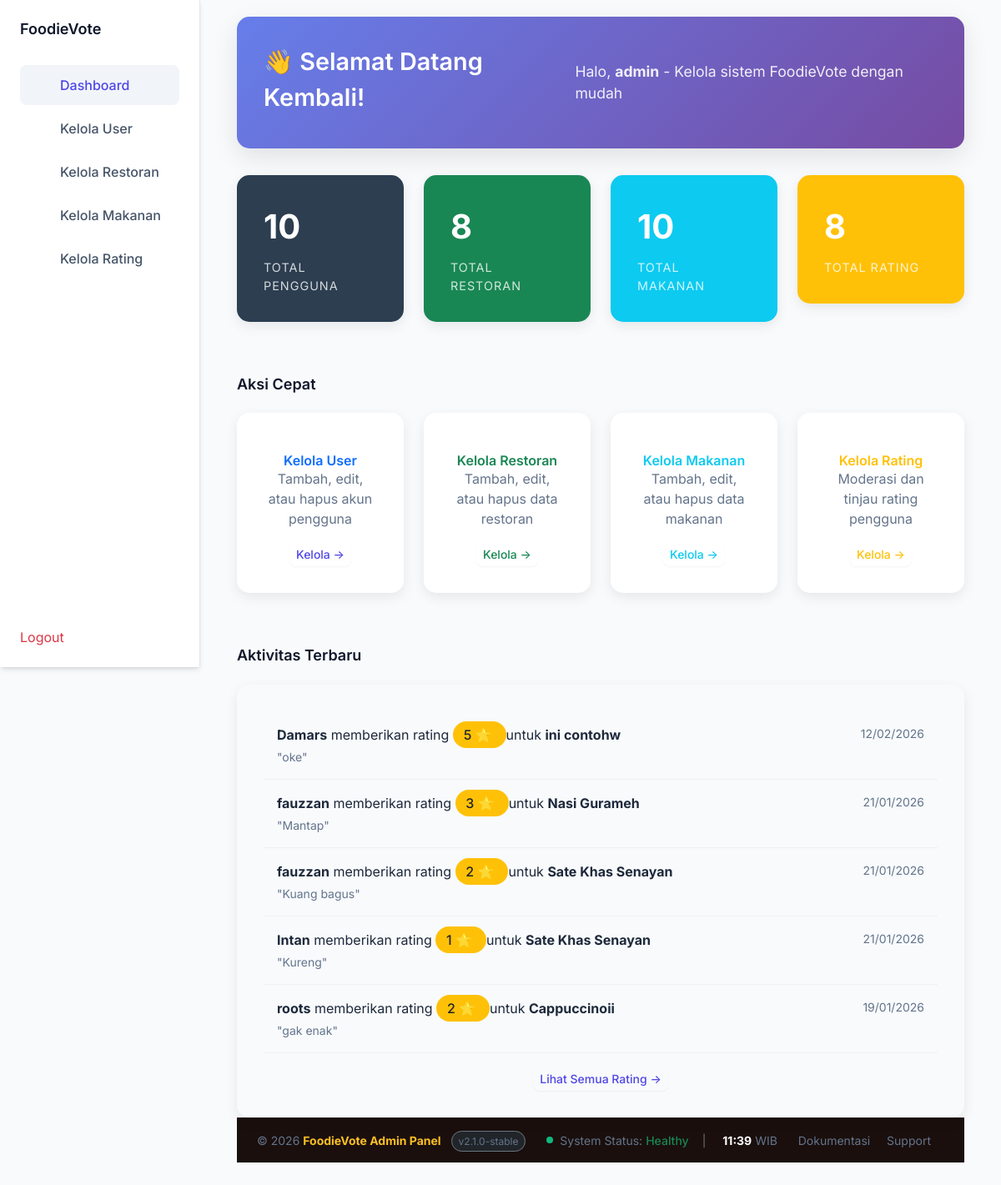
Page /Sasino/foodievote/ (signed in) on the committed database.
### tables this page shows
CREATE TABLE `users` (
  `id` int NOT NULL,
  `username` varchar(50) NOT NULL,
  `email` varchar(100) NOT NULL,
  `password` varchar(255) NOT NULL,
  `role` enum('user','admin') DEFAULT 'user',
  `created_at` timestamp NULL DEFAULT CURRENT_TIMESTAMP
);

CREATE TABLE `ratings` (
  `id` int NOT NULL,
  `user_id` int NOT NULL,
  `restaurant_id` int DEFAULT NULL,
  `food_id` int DEFAULT NULL,
  `rating` int NOT NULL,
  `review` text,
  `created_at` timestamp NULL DEFAULT CURRENT_TIMESTAMP
);

CREATE TABLE `foods` (
  `id` int NOT NULL,
  `name` varchar(255) NOT NULL,
  `description` text NOT NULL,
  `price` decimal(10,2) NOT NULL,
  `restaurant_id` int NOT NULL,
  `image_url` varchar(500) DEFAULT NULL,
  `created_at` timestamp NULL DEFAULT CURRENT_TIMESTAMP
);

### config/database.php (called while the page is built, shortened)
<?php
function getConnection() {
    try {
        $pdo = new PDO("mysql:host=" . DB_HOST . ";dbname=" . DB_NAME, DB_USER, DB_PASS);
        $pdo->setAttribute(PDO::ATTR_ERRMODE, PDO::ERRMODE_EXCEPTION);
        return $pdo;
    } catch(PDOException $e) {
        die("Koneksi gagal: " . $e->getMessage());
    }
}

### core/session.php (called while the page is built, shortened)
<?php
function getSession($key) {
    return isset($_SESSION[$key]) ? $_SESSION[$key] : null;
}

### modules/users/user.model.php (called while the page is built, shortened)
<?php
require_once __DIR__.'/../../config/database.php';
class UserModel
{
    private $conn;
    public function __construct()
    {
        $this->conn = getConnection();
    }
    private function validateId($id)
    {
        return (int) $id;
    }
    public function getAllUsers()
    {
        try {
            $sql = 'SELECT id, username, email, role, created_at FROM users ORDER BY created_at DESC';
            $stmt = $this->conn->prepare($sql);
            $stmt->execute();
            return $stmt->fetchAll(PDO::FETCH_ASSOC);
        } catch (PDOException $e) {
            error_log('Error in getAllUsers: '.$e->getMessage());
            return false;
        }
    }
    public function getUserById($id)
    {
        try {
            $id = $this->validateId($id);
            $sql = 'SELECT id, username, email, password, role, created_at FROM users WHERE id = :id';
            $stmt = $this->conn->prepare($sql);
            $stmt->bindParam(':id', $id, PDO::PARAM_INT);
            $stmt->execute();
            return $stmt->fetch(PDO::FETCH_ASSOC);
        } catch (Exception $e) {
            error_log('Error in getUserById: '.$e->getMessage());
            return false;
        }
    }
}

### modules/restaurants/restaurant.model.php (called while the page is built, shortened)
<?php
require_once __DIR__ . '/../../config/database.php';
class RestaurantModel {
    private $conn;
    public function __construct() {
        $this->conn = getConnection();
    }
    public function getAllRestaurants() {
        try {
            $sql = "SELECT r.id, r.name, r.description, r.address, r.phone, r.operating_hours, r.image_url,
                    AVG(rt.rating) as avg_rating, COUNT(rt.id) as total_ratings
                    FROM restaurants r
                    LEFT JOIN ratings rt ON r.id = rt.restaurant_id
                    GROUP BY r.id
                    ORDER BY avg_rating DESC, r.name ASC";
            $stmt = $this->conn->prepare($sql);
            $stmt->execute();
            return $stmt->fetchAll(PDO::FETCH_ASSOC);
        } catch (PDOException $e) {
            error_log("Error in getAllRestaurants: " . $e->getMessage());
            return [];
        }
    }
}

### modules/foods/food.model.php (called while the page is built, shortened)
<?php
require_once __DIR__ . '/../../config/database.php';
class FoodModel {
    private $conn;
    public function __construct() {
        $this->conn = getConnection();
    }
    public function getAllFoods() {
        try {
            $sql = "SELECT f.id, f.name, f.description, f.price, f.image_url, f.restaurant_id,
                    r.name as restaurant_name,
                    AVG(rt.rating) as avg_rating, COUNT(rt.id) as total_ratings
                    FROM foods f
                    JOIN restaurants r ON f.restaurant_id = r.id
                    LEFT JOIN ratings rt ON f.id = rt.food_id
                    GROUP BY f.id
                    ORDER BY avg_rating DESC, f.name ASC";
            $stmt = $this->conn->prepare($sql);
            $stmt->execute();
            return $stmt->fetchAll(PDO::FETCH_ASSOC);
        } catch (PDOException $e) {
            error_log("Error in getAllFoods: " . $e->getMessage());
            return [];
        }
    }
}

### modules/ratings/rating.model.php (called while the page is built, shortened)
<?php
require_once __DIR__ . '/../../config/database.php';
class RatingModel {
    private $conn;
    public function __construct() {
        $this->conn = getConnection();
    }
    public function getAllRatings() {
        try {
            $sql = "SELECT r.id, r.user_id, r.restaurant_id, r.food_id, r.rating, r.review, r.created_at,
                    u.username,
                    COALESCE(res.name, res2.name) as restaurant_name,
                    f.name as food_name
                    FROM ratings r
                    JOIN users u ON r.user_id = u.id
                    LEFT JOIN restaurants res ON r.restaurant_id = res.id
                    LEFT JOIN foods f ON r.food_id = f.id
                    LEFT JOIN restaurants res2 ON f.restaurant_id = res2.id
                    ORDER BY r.created_at DESC";
            $stmt = $this->conn->prepare($sql);
            $stmt->execute();
            return $stmt->fetchAll(PDO::FETCH_ASSOC);
        } catch (PDOException $e) {
            error_log("Error in getAllRatings: " . $e->getMessage());
            return [];
        }
    }
}

### views/admin/dashboard.php (the view, shortened to what this page needs)
<?php
require_once '../modules/users/user.model.php';
require_once '../modules/restaurants/restaurant.model.php';
require_once '../modules/foods/food.model.php';
require_once '../modules/ratings/rating.model.php';
$userModel = new UserModel();
$restaurantModel = new RestaurantModel();
$foodModel = new FoodModel();
$ratingModel = new RatingModel();
$currentUser = $userModel->getUserById(getSession('user_id'));
$totalUsers = count($userModel->getAllUsers());
$totalRestaurants = count($restaurantModel->getAllRestaurants());
$totalFoods = count($foodModel->getAllFoods());
$totalRatings = count($ratingModel->getAllRatings());
$recentRatings = array_slice($ratingModel->getAllRatings(), 0, 5);
?>
<div class="dashboard-header fade-in-up">
    <div class="greeting-text">👋 Selamat Datang Kembali!</div>
    <div class="welcome-subtitle">
        Halo, <strong><?php echo htmlspecialchars($currentUser['username']); ?></strong> - Kelola sistem FoodieVote dengan mudah
    </div>
</div>
<div class="row mb-4">
    <div class="col-lg-3 col-md-6 mb-4 fade-in-up" style="animation-delay: 0.1s">
        <div class="stat-card bg-primary text-white">
            <div class="card-body">
                <div class="stat-number"><?php echo $totalUsers; ?></div>
                <div class="stat-label">Total Pengguna</div>
            </div>
        </div>
    </div>
    <div class="col-lg-3 col-md-6 mb-4 fade-in-up" style="animation-delay: 0.2s">
        <div class="stat-card bg-success text-white">
            <div class="card-body">
                <div class="stat-number"><?php echo $totalRestaurants; ?></div>
                <div class="stat-label">Total Restoran</div>
            </div>
        </div>
    </div>
    <div class="col-lg-3 col-md-6 mb-4 fade-in-up" style="animation-delay: 0.3s">
        <div class="stat-card bg-info text-white">
            <div class="card-body">
                <div class="stat-number"><?php echo $totalFoods; ?></div>
                <div class="stat-label">Total Makanan</div>
            </div>
        </div>
    </div>
    <div class="col-lg-3 col-md-6 mb-4 fade-in-up" style="animation-delay: 0.4s">
        <div class="stat-card bg-warning text-white">
            <div class="card-body">
                <div class="stat-number"><?php echo $totalRatings; ?></div>
                <div class="stat-label">Total Rating</div>
            </div>
        </div>
    </div>
</div>
<div class="row mb-4">
    <div class="col-12 mb-3">
        <h4> Aksi Cepat</h4>
    </div>
    <div class="col-lg-3 col-md-6 mb-4 fade-in-up" style="animation-delay: 0.5s">
        <a href="index.php?page=manage-users" class="text-decoration-none">
            <div class="quick-action-card">
                <div class="card-body text-center">
                    <h5 class="card-title text-primary">Kelola User</h5>
                    <p class="card-text text-muted">Tambah, edit, atau hapus akun pengguna</p>
                    <span class="btn btn-sm btn-outline-primary">Kelola →</span>
                </div>
            </div>
        </a>
    </div>
    <div class="col-lg-3 col-md-6 mb-4 fade-in-up" style="animation-delay: 0.6s">
        <a href="index.php?page=manage-restaurants" class="text-decoration-none">
            <div class="quick-action-card">
                <div class="card-body text-center">
                    <h5 class="card-title text-success">Kelola Restoran</h5>
                    <p class="card-text text-muted">Tambah, edit, atau hapus data restoran</p>
                    <span class="btn btn-sm btn-outline-success">Kelola →</span>
                </div>
            </div>
        </a>
    </div>
    <div class="col-lg-3 col-md-6 mb-4 fade-in-up" style="animation-delay: 0.7s">
        <a href="index.php?page=manage-foods" class="text-decoration-none">
            <div class="quick-action-card">
                <div class="card-body text-center">
                    <h5 class="card-title text-info">Kelola Makanan</h5>
                    <p class="card-text text-muted">Tambah, edit, atau hapus data makanan</p>
                    <span class="btn btn-sm btn-outline-info">Kelola →</span>
                </div>
            </div>
        </a>
    </div>
    <div class="col-lg-3 col-md-6 mb-4 fade-in-up" style="animation-delay: 0.8s">
        <a href="index.php?page=manage-ratings" class="text-decoration-none">
            <div class="quick-action-card">
                <div class="card-body text-center">
                    <h5 class="card-title text-warning">Kelola Rating</h5>
                    <p class="card-text text-muted">Moderasi dan tinjau rating pengguna</p>
                    <span class="btn btn-sm btn-outline-warning">Kelola →</span>
                </div>
            </div>
        </a>
    </div>
</div>
<div class="row">
    <div class="col-12 mb-3">
        <h4> Aktivitas Terbaru</h4>
    </div>
    <div class="col-12 fade-in-up" style="animation-delay: 0.9s">
        <div class="recent-activity-card">
            <div class="card-body">
                <?php if (!empty($recentRatings)) { ?>
                    <?php foreach ($recentRatings as $rating) { ?>
                        <div class="activity-item">
                            <div class="d-flex justify-content-between align-items-start">
                                <div>
                                    <strong><?php echo htmlspecialchars($rating['username'] ?? 'Unknown'); ?></strong>
                                    memberikan rating
                                    <span class="badge-custom bg-warning text-dark">
                                        <?php echo $rating['rating']; ?> ⭐
                                    </span>
                                    untuk
                                    <strong>
                                        <?php
                                        if (!empty($rating['food_name'])) {
                                            echo htmlspecialchars($rating['food_name']);
                                        } else {
                                            echo htmlspecialchars($rating['restaurant_name'] ?? 'Item');
                                        }
                        ?>
                                    </strong>
                                    <div class="text-muted small mt-1">
                                        "<?php echo htmlspecialchars(substr($rating['review'] ?? '', 0, 80)); ?><?php echo strlen($rating['review'] ?? '') > 80 ? '...' : ''; ?>"
                                    </div>
                                </div>
                                <small class="text-muted">
                                    <?php echo isset($rating['created_at']) ? date('d/m/Y', strtotime($rating['created_at'])) : '-'; ?>
                                </small>
                            </div>
                        </div>
                    <?php } ?>
                    <div class="text-center mt-3">
                        <a href="index.php?page=manage-ratings" class="btn btn-sm btn-outline-primary">
                            Lihat Semua Rating →
                        </a>
                    </div>
                <?php } ?>
            </div>
        </div>
    </div>
</div>
 <?php require_once __DIR__.'/../partials/footerAdmin.php'; ?>

### rows in the picture
users: username "admin"
ratings: user.username "Damars", rating "5", restaurant_name "ini contohw", review "oke", created_at "12/02/2026"
ratings: user.username "fauzzan", rating "3", food.name "Nasi Gurameh", review "Mantap", created_at "21/01/2026"
ratings: user.username "fauzzan", rating "2", restaurant_name "Sate Khas Senayan", review "Kuang bagus", created_at "21/01/2026"
ratings: user.username "Intan", rating "1", restaurant_name "Sate Khas Senayan", review "Kureng", created_at "21/01/2026"
ratings: user.username "roots", rating "2", food.name "Cappuccinoii", review "gak enak", created_at "19/01/2026"

### other values in the picture
$totalUsers "10"
$totalRestaurants "8"
$totalFoods "10"
$totalRatings "8"
